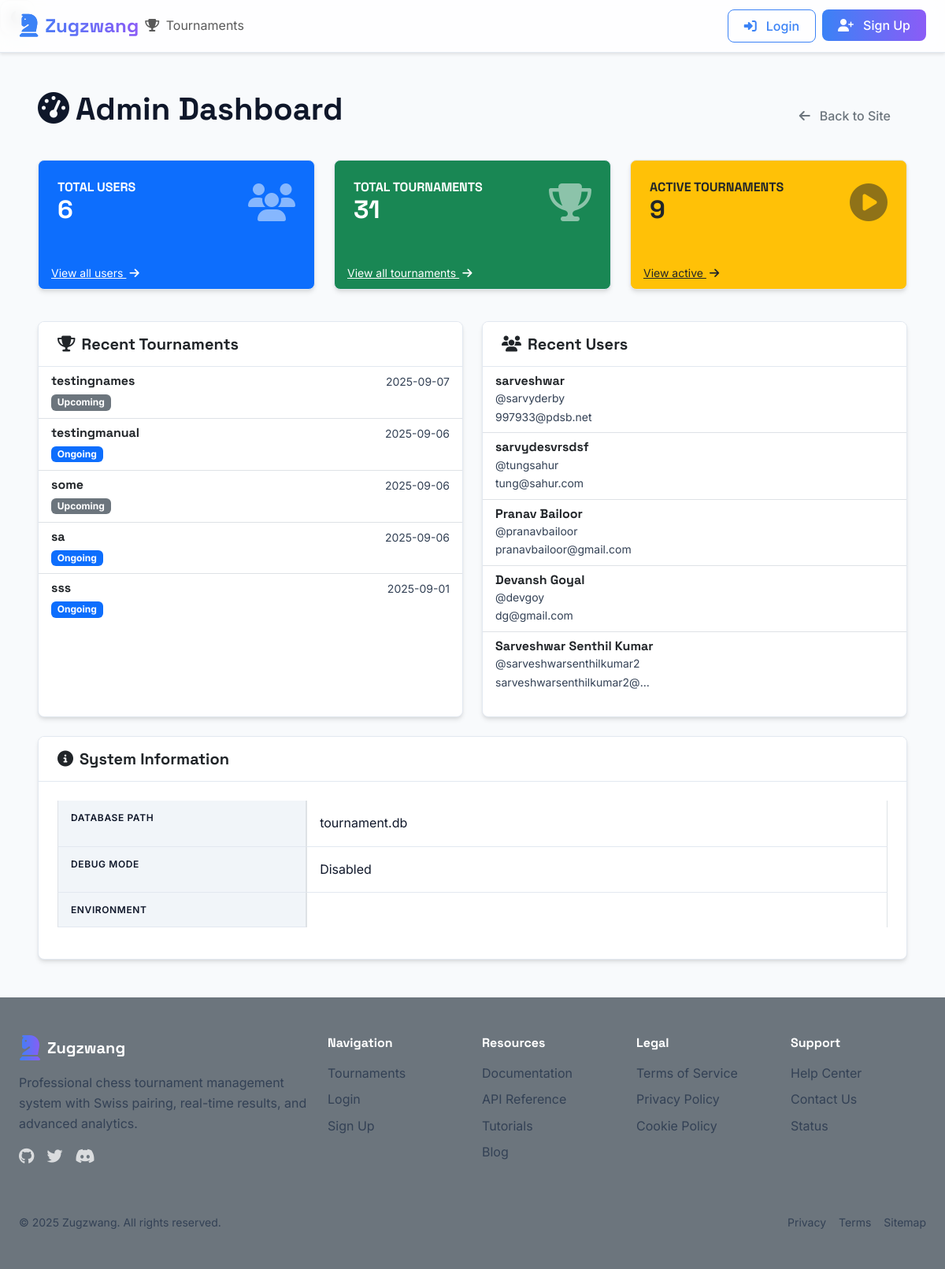
The app's page /admin/admin/dashboard, older data.
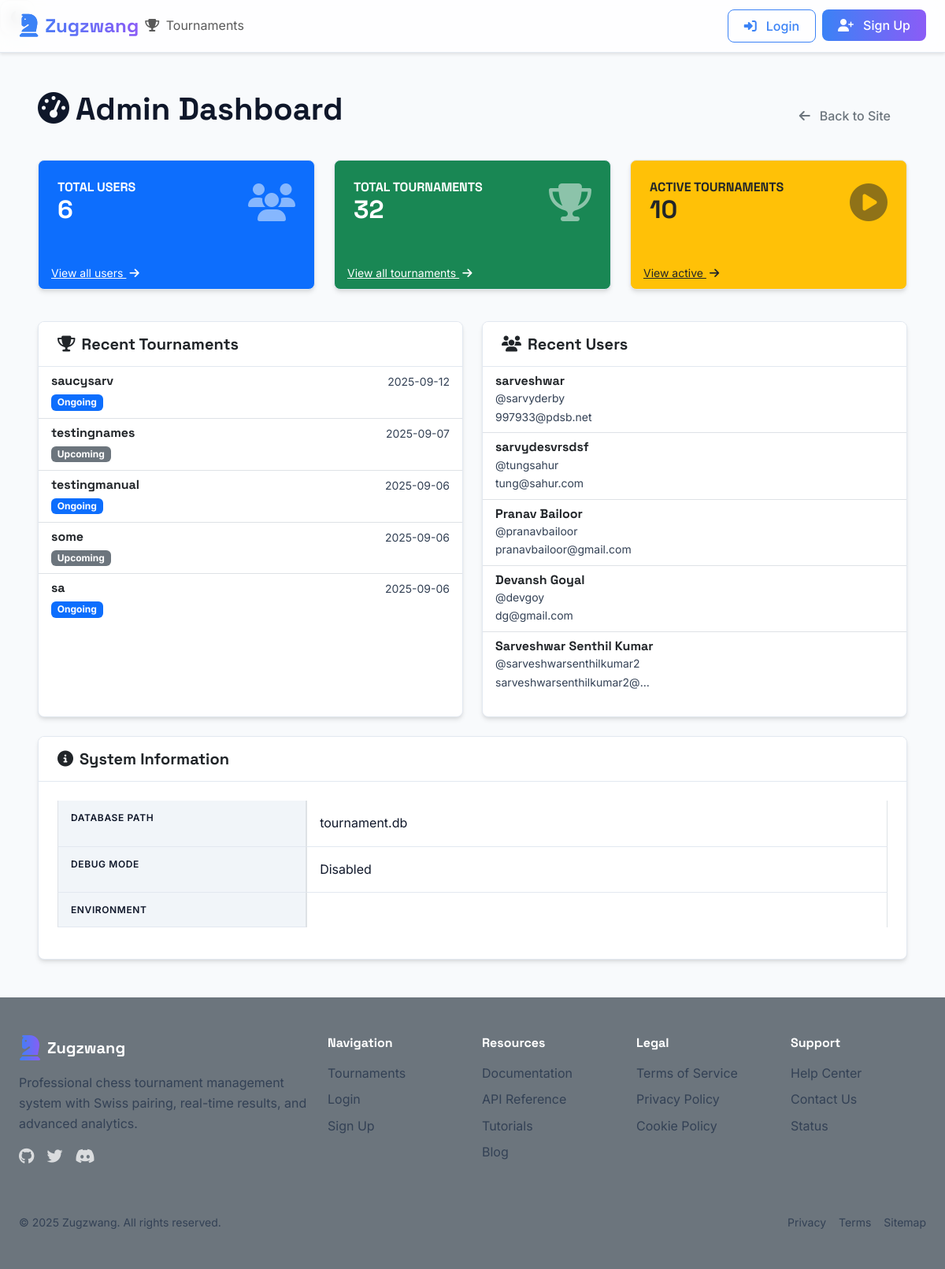
The same page, newer data.
### tables this page shows
CREATE TABLE tournaments (
            id INTEGER PRIMARY KEY AUTOINCREMENT,
            name TEXT NOT NULL,
            location TEXT,
            start_date TEXT NOT NULL,
            end_date TEXT NOT NULL,
            rounds INTEGER DEFAULT 5,
            time_control TEXT,
            status TEXT DEFAULT 'upcoming',
            created_at TEXT NOT NULL,
            creator_id INTEGER NOT NULL,
            description TEXT,
            prize_winners INTEGER DEFAULT 0
        , share_token TEXT, win_points REAL DEFAULT 1.0, draw_points REAL DEFAULT 0.5, loss_points REAL DEFAULT 0.0, bye_points REAL DEFAULT 1.0, comments TEXT DEFAULT '');

### admin_routes.py (the view)
@admin_bp.route('/admin/dashboard')
def dashboard():
    total_users = 0
    recent_users = []
    total_tournaments = 0
    active_tournaments = 0
    recent_tournaments = []
    try:
        current_app.logger.info("Fetching users data...")
        try:
            from sql import SQL
            db = SQL("sqlite:///users.db")
            print(db.execute("SELECT * FROM users"))
            result = db.execute("SELECT COUNT(*) as count FROM users")
            total_users = result[0]['count'] if result else 0
            current_app.logger.info(f"Found {total_users} total users")
            recent_users = db.execute('''
                SELECT id, username, name, emailAddress as email
                FROM users
                ORDER BY id DESC
                LIMIT 5
            ''')
            current_app.logger.info(f"Fetched {len(recent_users)} recent users")
        except Exception as e:
            current_app.logger.error(f"Error fetching users: {str(e)}")
            flash('Error loading user data', 'danger')
        current_app.logger.info("Fetching tournaments data...")
        try:
            from sql import SQL
            db = SQL("sqlite:///tournament.db")
            result = db.execute("SELECT COUNT(*) as count FROM tournaments")
            total_tournaments = result[0]['count'] if result else 0
            current_app.logger.info(f"Found {total_tournaments} total tournaments")
            result = db.execute("""
                SELECT COUNT(*) as count
                FROM tournaments
                WHERE status = 'ongoing' OR status = 'in_progress' OR status = 'In Progress'
            """)
            active_tournaments = result[0]['count'] if result else 0
            current_app.logger.info(f"Found {active_tournaments} active tournaments")
            recent_tournaments = db.execute("""
                SELECT id, name, created_at, status
                FROM tournaments
                ORDER BY created_at DESC
                LIMIT 5
            """)
            current_app.logger.info(f"Fetched {len(recent_tournaments)} recent tournaments")
        except Exception as e:
            current_app.logger.error(f"Error fetching tournaments: {str(e)}")
            flash('Error loading tournament data', 'danger')
    except Exception as e:
        current_app.logger.error(f"Error in dashboard: {str(e)}")
        flash('Error loading dashboard data', 'danger')
        return redirect(url_for('index'))
    return render_template('admin/dashboard.html',
                         total_users=total_users,
                         total_tournaments=total_tournaments,
                         active_tournaments=active_tournaments,
                         recent_tournaments=recent_tournaments,
                         recent_users=recent_users)

### templates/admin/dashboard.html (shortened to what this page needs)
{% extends "base.html" %}
{% block content %}
<div class="container mt-4">
    <div class="d-flex justify-content-between align-items-center mb-4">
        <h1><i class="fas fa-tachometer-alt me-2"></i>Admin Dashboard</h1>
        <div>
            <a href="{{ url_for('index') }}" class="btn btn-outline-secondary">
                <i class="fas fa-arrow-left me-1"></i> Back to Site
            </a>
        </div>
    </div>
    <div class="row mb-4">
        <div class="col-md-4 mb-3">
            <div class="card bg-primary text-white h-100">
                <div class="card-body">
                    <div class="d-flex justify-content-between align-items-center">
                        <div>
                            <h6 class="text-uppercase mb-0">Total Users</h6>
                            <h2 class="mb-0">{{ total_users }}</h2>
                        </div>
                        <i class="fas fa-users fa-3x opacity-50"></i>
                    </div>
                </div>
                <div class="card-footer bg-transparent border-0 pt-0">
                    <a href="#" class="text-white small" data-bs-toggle="modal" data-bs-target="#allUsersModal">View all users <i class="fas fa-arrow-right ms-1"></i></a>
                </div>
            </div>
        </div>
        <div class="col-md-4 mb-3">
            <div class="card bg-success text-white h-100">
                <div class="card-body">
                    <div class="d-flex justify-content-between align-items-center">
                        <div>
                            <h6 class="text-uppercase mb-0">Total Tournaments</h6>
                            <h2 class="mb-0">{{ total_tournaments }}</h2>
                        </div>
                        <i class="fas fa-trophy fa-3x opacity-50"></i>
                    </div>
                </div>
                <div class="card-footer bg-transparent border-0 pt-0">
                    <a href="#" class="text-white small" data-bs-toggle="modal" data-bs-target="#allTournamentsModal">View all tournaments <i class="fas fa-arrow-right ms-1"></i></a>
                </div>
            </div>
        </div>
        <div class="col-md-4 mb-3">
            <div class="card bg-warning text-dark h-100">
                <div class="card-body">
                    <div class="d-flex justify-content-between align-items-center">
                        <div>
                            <h6 class="text-uppercase mb-0">Active Tournaments</h6>
                            <h2 class="mb-0">{{ active_tournaments }}</h2>
                        </div>
                        <i class="fas fa-play-circle fa-3x opacity-50"></i>
                    </div>
                </div>
                <div class="card-footer bg-transparent border-0 pt-0">
                    <a href="#" class="text-dark small" data-bs-toggle="modal" data-bs-target="#activeTournamentsModal">View active <i class="fas fa-arrow-right ms-1"></i></a>
                </div>
            </div>
        </div>
    </div>
    <div class="row">
        <div class="col-md-6 mb-4">
            <div class="card h-100">
                <div class="card-header bg-white d-flex justify-content-between align-items-center">
                    <h5 class="mb-0"><i class="fas fa-trophy me-2"></i>Recent Tournaments</h5>
                </div>
                <div class="card-body p-0">
                    {% if recent_tournaments %}
                        <div class="list-group list-group-flush">
                            {% for tournament in recent_tournaments %}
                            <a href="#" class="list-group-item list-group-item-action">
                                <div class="d-flex w-100 justify-content-between">
                                    <h6 class="mb-1">{{ tournament.name if tournament.name else 'Unnamed Tournament' }}</h6>
                                    <small class="text-muted">{{ tournament.created_at.split(' ')[0] if tournament.created_at else 'N/A' }}</small>
                                </div>
                                <div>
                                    <span class="badge bg-{{ 'success' if tournament.status == 'completed' else 'primary' if tournament.status in ['ongoing', 'in_progress'] else 'secondary' }}">
                                        {{ (tournament.status if tournament.status else 'upcoming')|replace('_', ' ')|title }}
                                    </span>
                                </div>
                            </a>
                            {% endfor %}
                        </div>
                    {% else %}
                        <div class="text-center p-4">
                            <p class="text-muted mb-0">No tournaments found.</p>
                        </div>
                    {% endif %}
                </div>
            </div>
        </div>
        <div class="col-md-6 mb-4">
            <div class="card h-100">
                <div class="card-header bg-white d-flex justify-content-between align-items-center">
                    <h5 class="mb-0"><i class="fas fa-users me-2"></i>Recent Users</h5>
                </div>
                <div class="card-body p-0">
                    {% if recent_users %}
                        <div class="list-group list-group-flush">
                            {% for user in recent_users %}
                            <div class="list-group-item">
                                <div class="d-flex w-100 justify-content-between align-items-center">
                                    <div>
                                        <h6 class="mb-0">{{ user.name if user.name else user.username if user.username else 'N/A' }}</h6>
                                        <small class="text-muted">@{{ user.username if user.username else 'N/A' }}</small>
                                        {% if user.email %}
                                        <div class="text-truncate text-muted small" style="max-width: 200px;" title="{{ user.email }}">
                                            {{ user.email }}
                                        </div>
                                        {% endif %}
                                    </div>
                                </div>
                            </div>
                            {% endfor %}
                        </div>
                    {% else %}
                        <div class="text-center p-4">
                            <p class="text-muted mb-0">No users found.</p>
                        </div>
                    {% endif %}
                </div>
            </div>
        </div>
    </div>
    <div class="card">
        <div class="card-header bg-white">
            <h5 class="mb-0"><i class="fas fa-info-circle me-2"></i>System Information</h5>
        </div>
        <div class="card-body">
            <div class="table-responsive">
                <table class="table table-bordered">
                    <tbody>
                        <tr>
                            <th width="30%">Database Path</th>
                            <td>{{ config['DATABASE'] }}</td>
                        </tr>
                        <tr>
                            <th>Debug Mode</th>
                            <td>{{ 'Enabled' if config['DEBUG'] else 'Disabled' }}</td>
                        </tr>
                        <tr>
                            <th>Environment</th>
                            <td>{{ config['ENV'] }}</td>
                        </tr>
                    </tbody>
                </table>
            </div>
        </div>
    </div>
</div>
</div>
{% endblock %}

Row changes from the older to the newer data that the page shows:
no longer on this page (row unchanged): tournaments: name "sss", created_at "2025-09-01", status "Ongoing"
added tournaments: name "saucysarv", created_at "2025-09-12", status "Ongoing"
Text that changed along with them:
{{ total_tournaments }}: "31" → "32"
{{ active_tournaments }}: "9" → "10"
